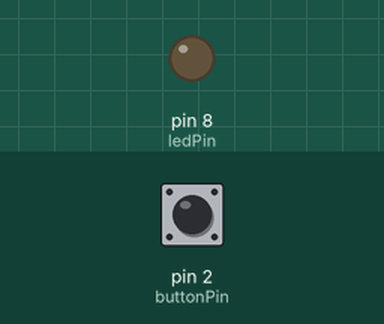
Recording of a sketch running on a simulated Arduino Uno, built with avr-gcc and run on an emulated ATmega328P. On the bench: output pins drawn as LEDs (lit = HIGH). The test bench sets the inputs (shaded band); at power-on: pin 2 (buttonPin) HIGH. Random numbers use the default seed unless the sketch sets one; what the sketch prints to the serial monitor is not drawn.

Above: at 7.9 s.
8.0 s: pin 2 (buttonPin) pulled LOW for 3 s
At 10.7 s:
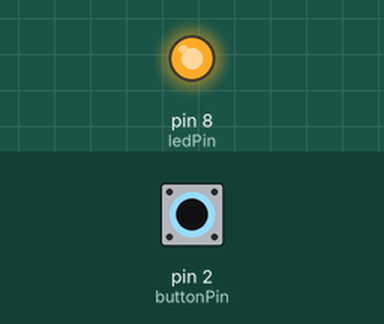
Timing chart, 0 to 12.5 s (numbered marks = the images above; inputs shaded):
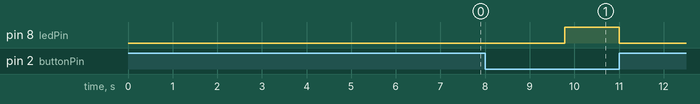

The sketch:

ReactionTime1.ino
```cpp
int ledPin = 8;
int buttonPin = 2;
int time1 = 0;
int time2 = 0;
int elapsed = 0;


void setup() {
  Serial.begin(9600);
  pinMode(ledPin, OUTPUT);
  pinMode(buttonPin, INPUT);

}

void loop() {

  //delay of 1-4 seconds per flash randomly distributed
  delay(random(1000,4000));
  time1 = millis();
  digitalWrite(ledPin,HIGH);

  while(digitalRead(buttonPin) != HIGH){
  }

  time2 = millis();
  elapsed = time2 - time1;
  Serial.println(elapsed);
  digitalWrite(ledPin,LOW);
}
```

Measured:
- after the input at 8.0 s, pin 8 (ledPin): LOW → HIGH after 1.8 s, → LOW 1.2 s later
